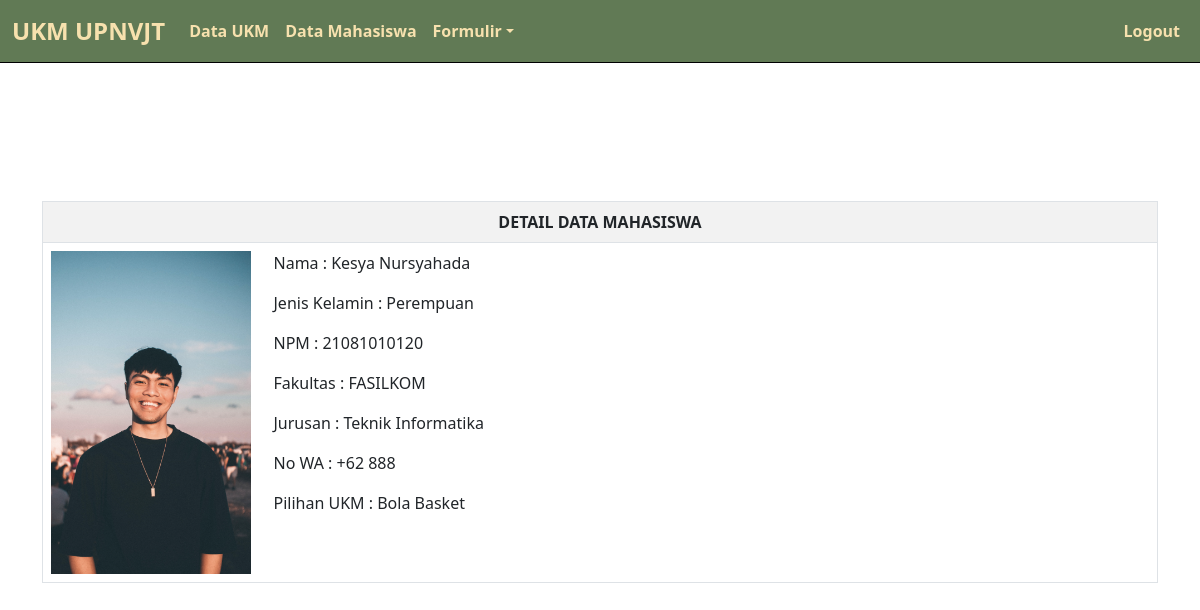
/detail.php?id=10 (signed in), run on the app's committed database.
### tables this page shows
CREATE TABLE `mahasiswa` (
  `id` int(11) NOT NULL,
  `nama` varchar(50) NOT NULL,
  `jk` varchar(20) NOT NULL,
  `npm` varchar(30) NOT NULL,
  `fak` varchar(30) NOT NULL,
  `jur` varchar(30) NOT NULL,
  `wa` varchar(30) NOT NULL,
  `ukm` varchar(50) NOT NULL,
  `sp` text NOT NULL
);

### detail.php (the view, shortened to what this page needs)
<?php
require_once 'functions.php';
if (isset($_GET['id'])) {
    $id = $_GET['id'];
    $query = "SELECT * FROM mahasiswa WHERE id='$id'";
    $result = mysqli_query($conn, $query);
    if ($data = $result->fetch_assoc()) {
        $nama = $data['nama'];
        $jk = $data['jk'];
        $npm = $data['npm'];
        $fak = $data['fak'];
        $jur = $data['jur'];
        $wa = $data['wa'];
        $ukm = $data['ukm'];
        $sp = $data['sp'];
    }
}
?>
<!DOCTYPE html>
<html lang="en">
<head>
    <link href="https://cdn.jsdelivr.net/npm/bootstrap@5.3.0-alpha3/dist/css/bootstrap.min.css" rel="stylesheet" />
    <link rel="stylesheet" href="style.css" />
</head>
<body>
    <nav class="navbar navbar-expand-lg fixed-top">
        <div class="container-fluid">
            <a class="navbar-brand" href="index.php">UKM UPNVJT</a>
            <div class="collapse navbar-collapse justify-content-between" id="navbarNavAltMarkup">
                <div class="navbar-nav">
                    <a class="nav-link" aria-current="page" href="index.php">Data UKM</a>
                    <a class="nav-link" href="data.php">Data Mahasiswa</a>
                    <div class="dropdown">
                        <a class="nav-link dropdown-toggle" href="#" role="button" data-bs-toggle="dropdown" aria-expanded="false">Formulir</a>
                    </div>
                </div>
                <div class="navbar-nav">
                    <a class="nav-link" href="logout.php">Logout</a>
                </div>
            </div>
        </div>
    </nav>
    <div class="detail container">
        <table class="table table-striped border">
            <tr>
                <th colspan="2" class="text-center">DETAIL DATA MAHASISWA</th>
            </tr>
            <tr>
                <td>
                    <img src="uploads/<?= $sp ?>" width="200px" alt="fotomuka">
                </td>
                <td style="width:80%;">
                    <p>Nama : <?= $nama ?></p>
                    <p>Jenis Kelamin : <?= $jk ?></p>
                    <p>NPM : <?= $npm ?></p>
                    <p>Fakultas : <?= $fak ?></p>
                    <p>Jurusan : <?= $jur ?></p>
                    <p>No WA : <?= $wa ?></p>
                    <p>Pilihan UKM : <?= $ukm ?></p>
                </td>
            </tr>
        </table>
    </div>
</body>
</html>

### style.css (style rules this page uses)
* { margin: 0; padding: 0; }
:root { --pr: #617a55; --sec: #f7e1ae; --trd: #c07f00; --alt: #fff7d4; }
nav { background-color: var(--pr); font-weight: 700; border-bottom: 1px black solid; }
.navbar-brand { color: var(--sec); font-weight: 700; font-size: 1.5rem; }
.navbar-nav .nav-link { color: var(--sec); }
.detail { min-height: 100vh; display: flex; justify-content: center; align-items: center; }

### data on the page
mahasiswa: sp (picture), nama "Kesya Nursyahada", jk "Perempuan", npm "21081010120", fak "FASILKOM", jur "Teknik Informatika", wa "+62 888", ukm "Bola Basket"
